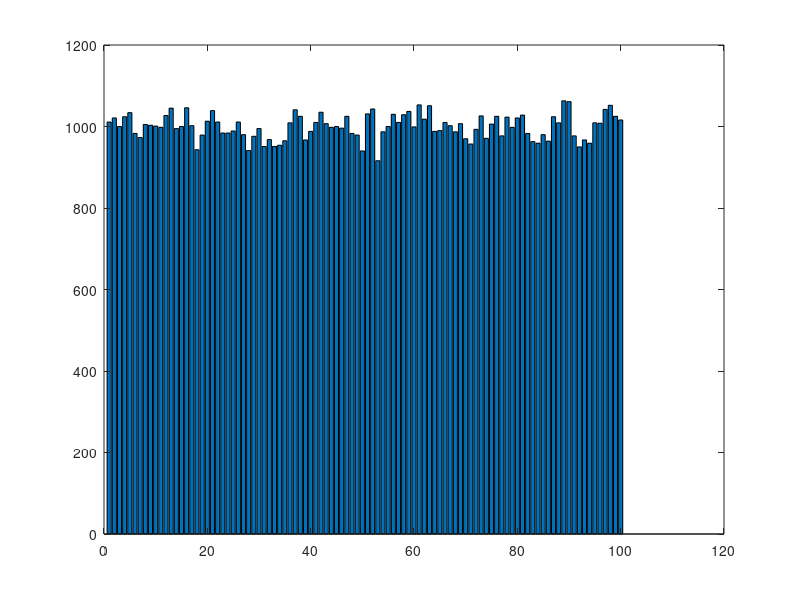

MATLAB code to generate this figure: (Note: this script raises an error after producing the figure.)
% Author: Emily Robideau
% Assignment: HW6 P1
% Collaborators: Nitali Arora
v = zeros(100000,1);
for i = 1:100000
    v(i,1) = floor(10*rand());
end
digs = zeros(10,1);
for j = 1:100000
    digs(v(j,1)+1) = digs(v(j,1)+1) + 1;
end
pairs = zeros(100,1);
for k = 1:99999
    pairs((10*v(k,1)+v(k+1,1))+1) = pairs((10*v(k,1)+v(k+1,1))+1) + 1;
end
bar(pairs)
gaps = zeros((digs(1,1) - 1),1);
w = 0;
for m = 1:100000
    if v(m,1) == 0
        w = w + 1;
    else
        if w ~= 0 && w ~= digs(1,1)
            gaps(w) = gaps(w) + 1;
        end
    end
end
histogram(gaps,max(gaps),'facecolor','yellow');
hold on
fplot('10000*0.1*0.9^x', [0 max(gaps)],'black');
hold off